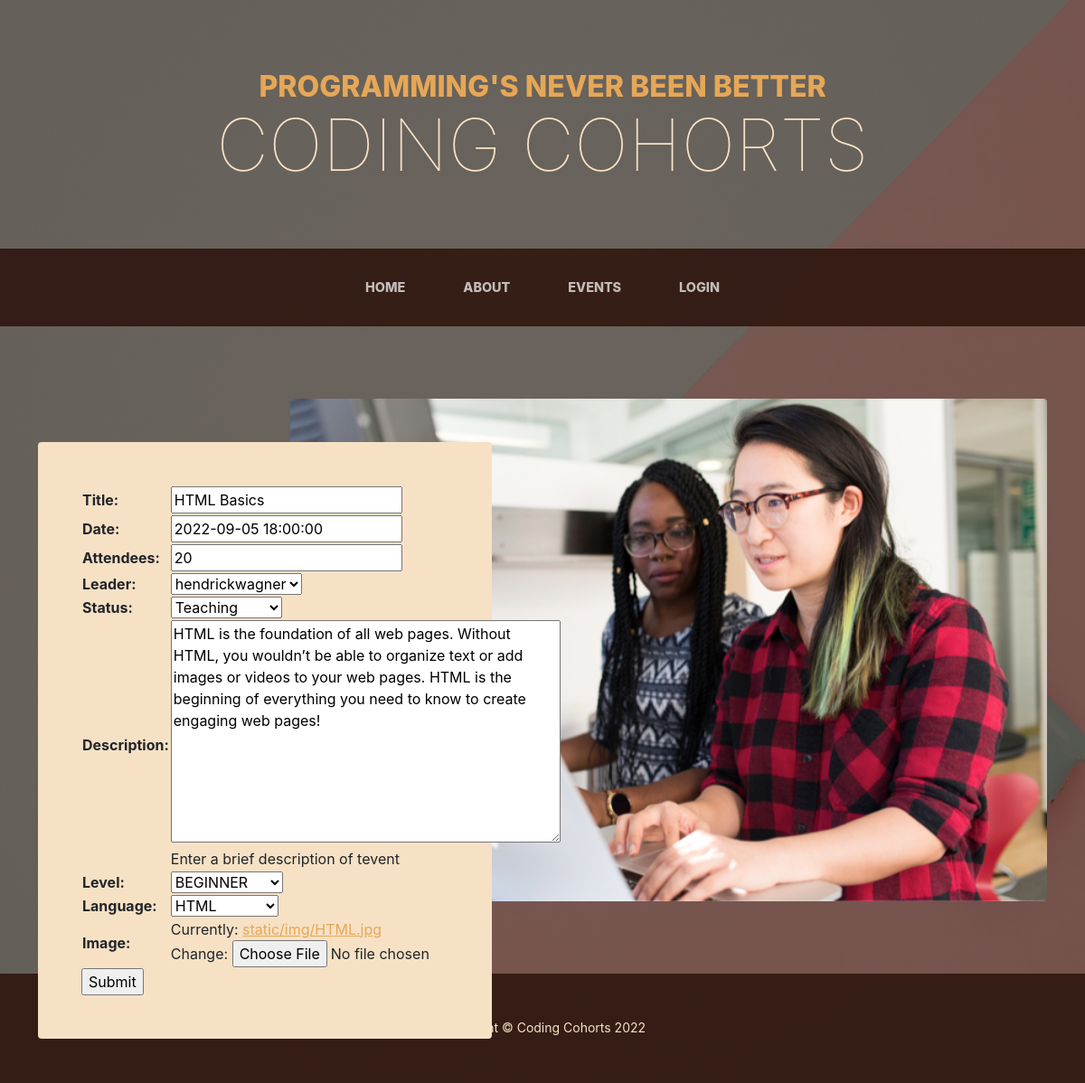
The page /catalog/event/1/update/ on the database its author committed.
### catalog/models.py (models this page shows, shortened)
class Event(models.Model):
    title = models.CharField(max_length=200)
    date = models.DateTimeField(blank=True)
    attendees = models.IntegerField(default=20)
    leader = models.ForeignKey(User, on_delete=models.SET_NULL, null=True)
    STATUS = (
        ('t', 'Teaching'),
        ('n', 'Not Teaching'),
    )
    status = models.CharField(
        max_length=1,
        choices=STATUS,
        blank=True,
        default='t',
    )
    description = models.TextField(max_length=1000,
                                   help_text='Enter a brief description of tevent')
    LEVEL_CHOICES = (
        ('all levels', 'ALL'),
        ('beginner', 'BEGINNER'),
        ('specialized', 'SPECIALIZED'),
    )
    level = models.CharField(max_length=15, choices=LEVEL_CHOICES, default='all')
    LANGUAGE_CHOICES = (
        ('api', 'API'),
        ('css', 'CSS'),
        ('data', 'DATA'),
        ('html', 'HTML'),
        ('javascript', 'JAVASCRIPT'),
    )
    language = models.CharField(max_length=15, choices=LANGUAGE_CHOICES, default='html')
    image = models.ImageField(upload_to='static/img/')

### catalog/views.py (the view)
# urls.py: path('event/<int:pk>/update/', views.EventUpdate.as_view(), name='event-update'),
class EventUpdate(UpdateView):
    model = Event
    fields = ['title', 'date', 'attendees', 'leader', 'status', 'description', 'status',
              'level', 'language', 'image']

### catalog/templates/catalog/event_form.html (shortened to what this page needs)
{% extends "base_generic.html" %}
{% block content %}
    <section class="page-section clearfix">
        <div class="container">
            <div class="intro">
                <img class="intro-img img-fluid mb-3 mb-lg-0 rounded"
                     src="/static/img/admin-screen.jpg"
                     alt="two people working at computer"/>
                <div class="intro-text left-0 text-left bg-faded p-5 rounded">
                    <form action="" method="post">
                        <table>
                            {{ form.as_table }}
                        </table>
                        <input type="submit" value="Submit">
                    </form>
                </div>
            </div>
        </div>
    </section>
{% endblock %}

### rows shown on the page
Event: title "HTML Basics", date "2022-09-05 18:00:00", attendees "20", leader "hendrickwagner", status "Teaching", description "HTML is the foundation of all web pages. Without HTML, you wouldn’t be able to organize text or add images or videos to your web pages. HTML is the beginning of everything you need to know to create engaging web pages!", level "BEGINNER", language "HTML"
